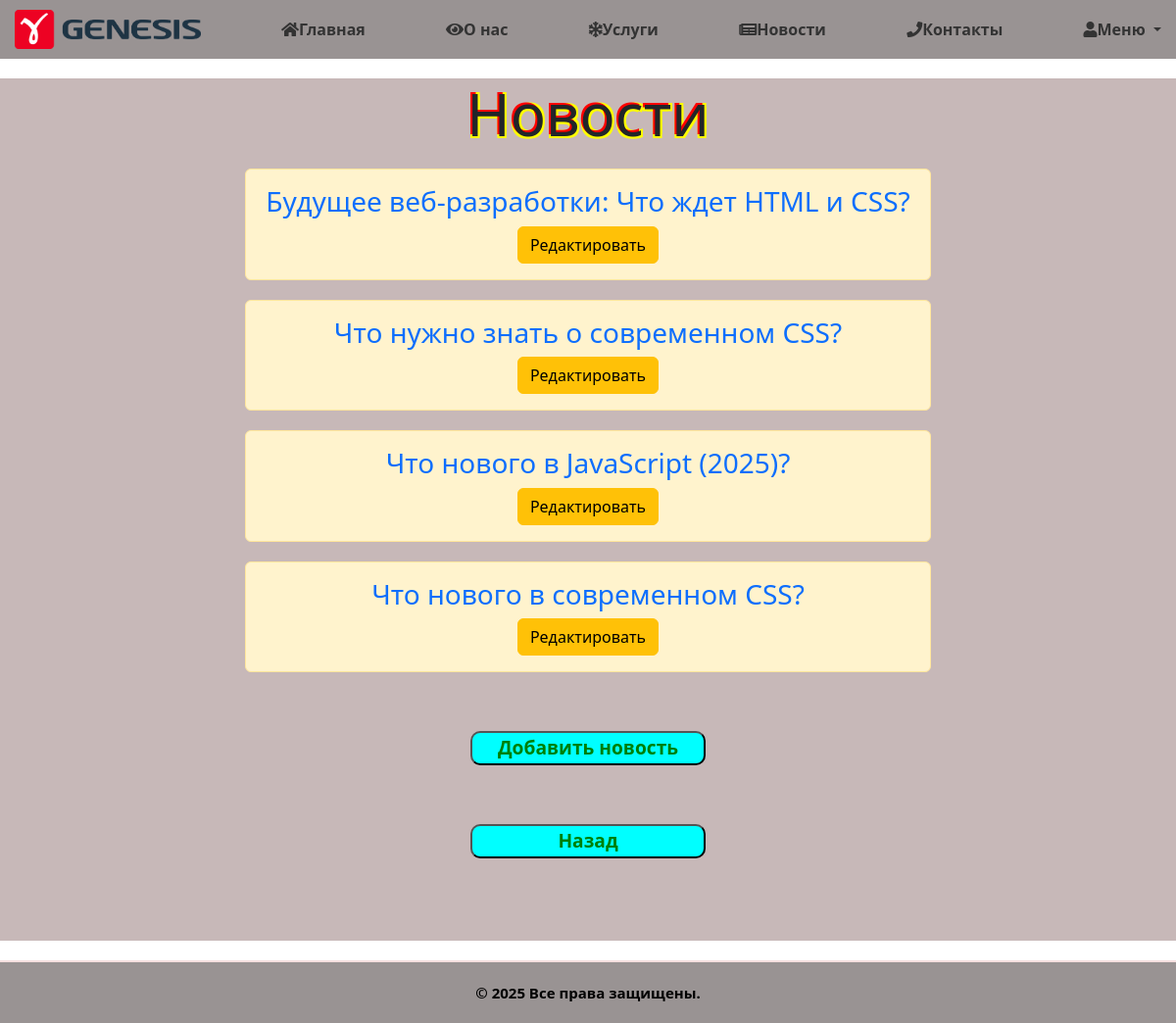
The page /news/ on the database as committed earlier.
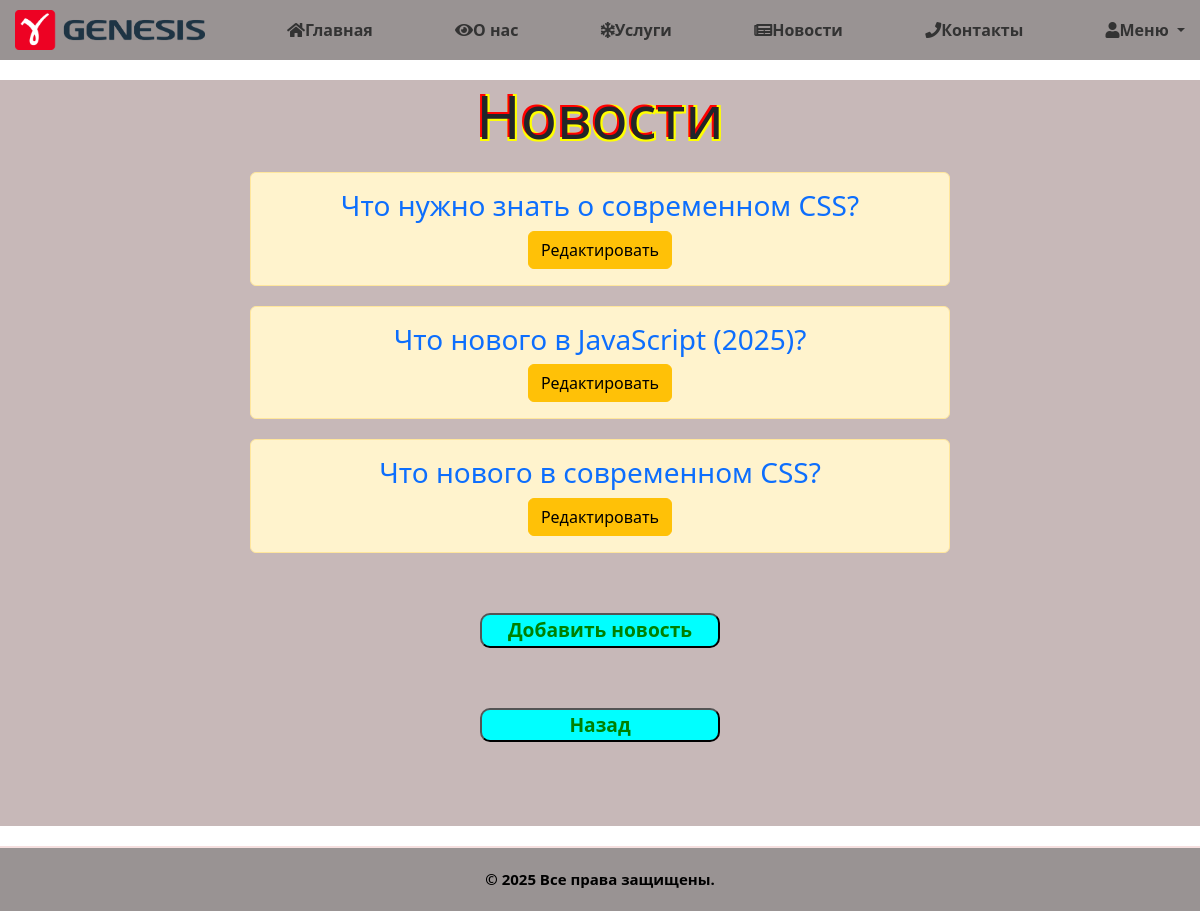
The same page on the database as committed later.
### news/models.py (models this page shows, shortened)
class Articles(models.Model):
    title = models.CharField('Название', max_length=50)
    full_text = models.TextField('Ссылка')
    class Meta:
        verbose_name = 'Новость'
        verbose_name_plural = 'Новости'

### news/views.py (the view)
# urls.py: path('', views.news_home, name='news_home'),
def news_home(request):
    news = Articles.objects.all()
    return render(request, 'news/news_home.html', {'news': news})

### news/templates/news/news_home.html (shortened to what this page needs)
{% extends "main/pattern.html" %}
{% load static %}
{% block 'content' %}
<link rel="stylesheet" href="{% static 'news/css/news_home.css' %}">
<link rel="stylesheet" href="{% static 'main/css/modal_window.css' %}">
    <section id="news">
        <h1>Новости</h1>
        {% if news %}
        {% for el in news %}
            <div class="alert alert-warning" onclick="checkAuth(event)">
                <a href="{{ el.full_text }}"><h3>{{ el.title }}</h3></a>
                <a href="{% url 'detail' el.id %}" class = "btn btn-warning">Редактировать</a>
            </div>
        {% endfor %}
        {% else %}
            <p class="p1">У Вас нет записей!</p>
        {% endif %}
        <a href="{% url 'add' %}"><button id="but" onclick="checkAuth(event)">Добавить новость</button></a>
        <a href="{% url 'index' %}"><button id="but">Назад</button></a><br>
        </section>
{% endblock %}

Rows that differ between the two databases and show on the page:
removed Articles: title "Будущее веб-разработки: Что ждет HTML и CSS?"
